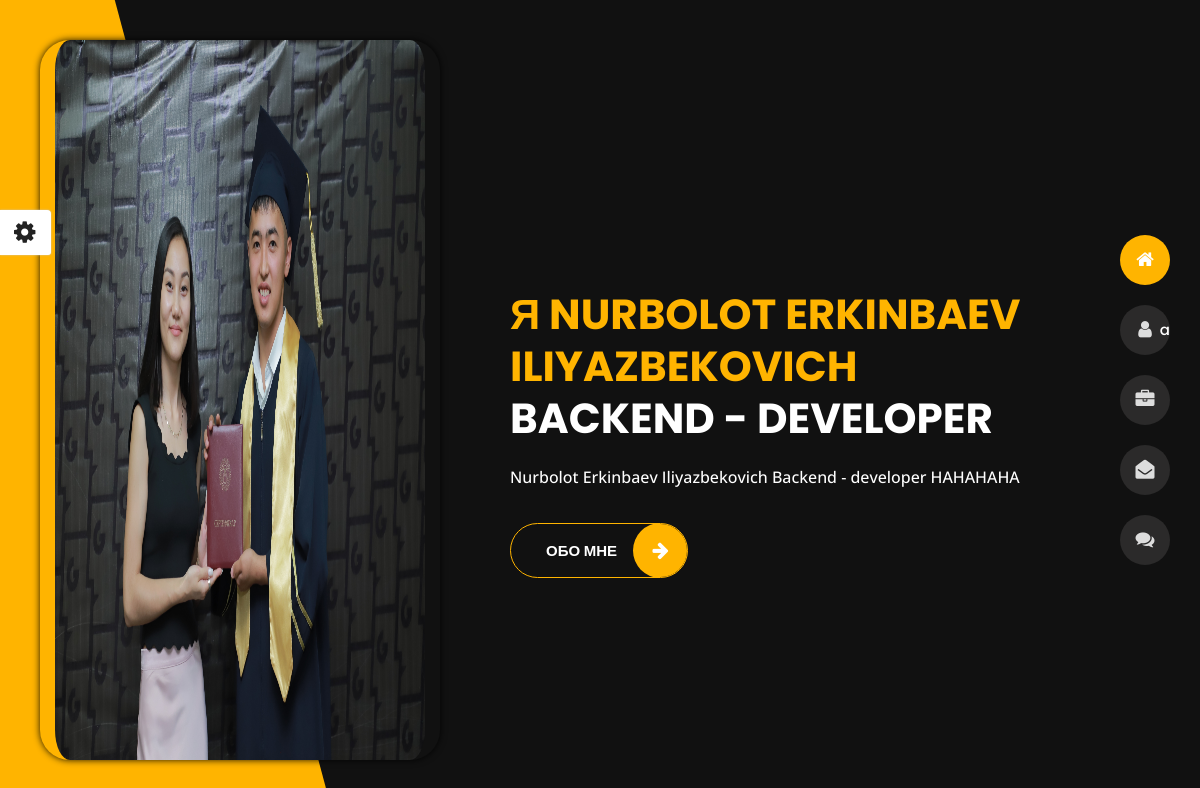
/, run on an earlier commit of the app's database.
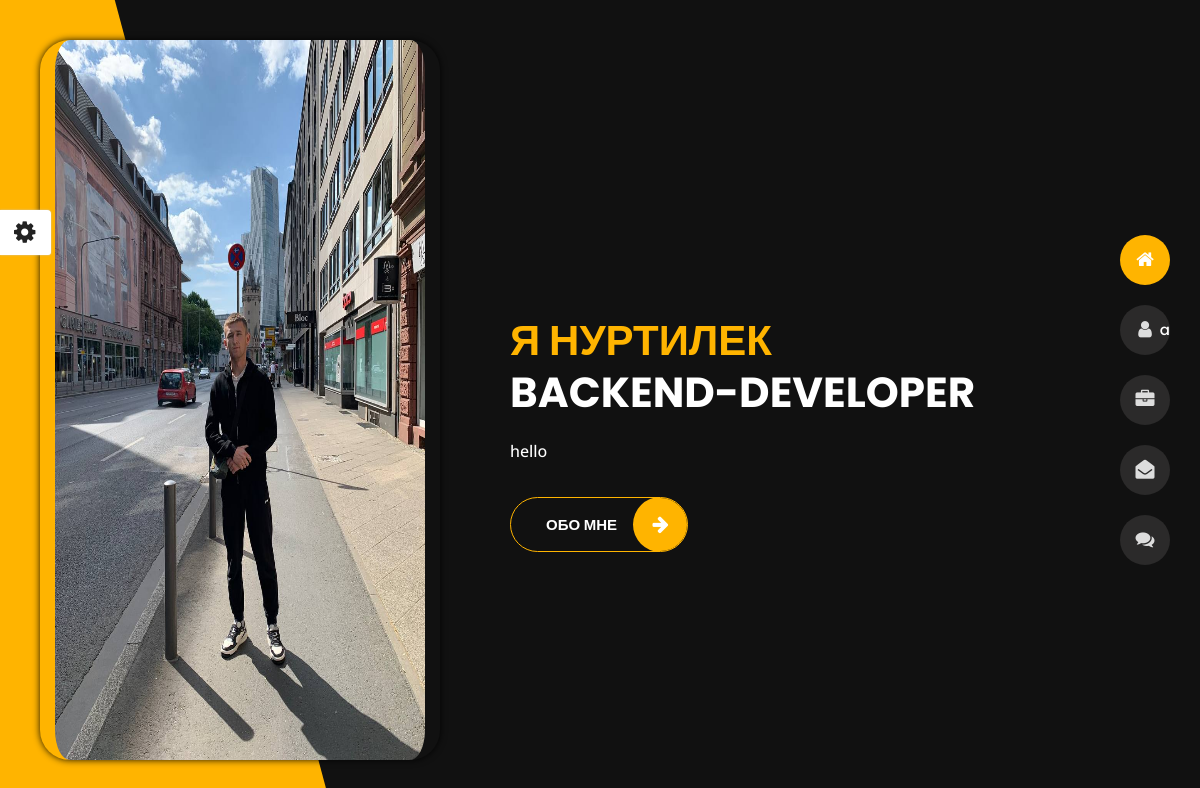
And on a later commit of the database.
### apps/settings/models.py (models this page shows, shortened)
class InfoUser(models.Model):
    image = models.ImageField(
        upload_to="image_user/",
        verbose_name="Загрузите фотографию"
    )
    name = models.CharField(
        max_length=100,
        verbose_name="Введите ФИО"
    )
    work = models.CharField(
        max_length=50,
        verbose_name="Вввдите профессию"
    )
    descriptions = models.TextField(
        verbose_name="Введите биографию"
    )
    class Meta:
        verbose_name = "Информация пользователя"
        verbose_name_plural = "Информации пользователей"

### apps/settings/views.py (the view)
# urls.py: path("", index, name="index"),
def index(request):
    infouser = InfoUser.objects.latest("id")
    return render(request,"index.html", locals())

### templates/index.html (shortened to what this page needs)
﻿{% extends 'include/homepage.html' %}
{% load static %}
{% block content %}
<body class="home">
<div id="showSwitcher" class="styleSecondColor"><i class="fa fa-cog fa-spin"></i></div>
{% include 'include/header.html' %}
<section class="container-fluid main-container container-home p-0 revealator-slideup revealator-once revealator-delay1">
    <div class="row home-details-container align-items-center">
        <img class="col-lg-4 bg position-fixed d-none d-lg-block"  src="{{infouser.image.url}}" class="img-fluid main-img-mobile d-none d-sm-block d-lg-none" alt="my picture" /></img>
        <div class="col-12 col-lg-8 offset-lg-4 home-details text-left text-sm-center text-lg-left">
            <div>
                <h1 class="text-uppercase poppins-font">Я {{infouser.name}} <span>{{infouser.work}}</span></h1>
                <p class="open-sans-font">{{infouser.descriptions}}</p>
                <a class="button" href="{% url 'about' %}">
                    <span class="button-text">Обо мне</span>
                    <span class="button-icon fa fa-arrow-right"></span>
                </a>
            </div>
        </div>
    </div>
</section>
{% endblock %}

What changed in the data, as far as the page shows it:
removed InfoUser: image (picture), name "NURBOLOT ERKINBAEV ILIYAZBEKOVICH", work "BACKEND - DEVELOPER", descriptions "Nurbolot Erkinbaev Iliyazbekovich Backend - developer HAHAHAHA"
now on this page (row edited): InfoUser: image (picture), name "НУРТИЛЕК", work "BACKEND-DEVELOPER", descriptions "hello"
